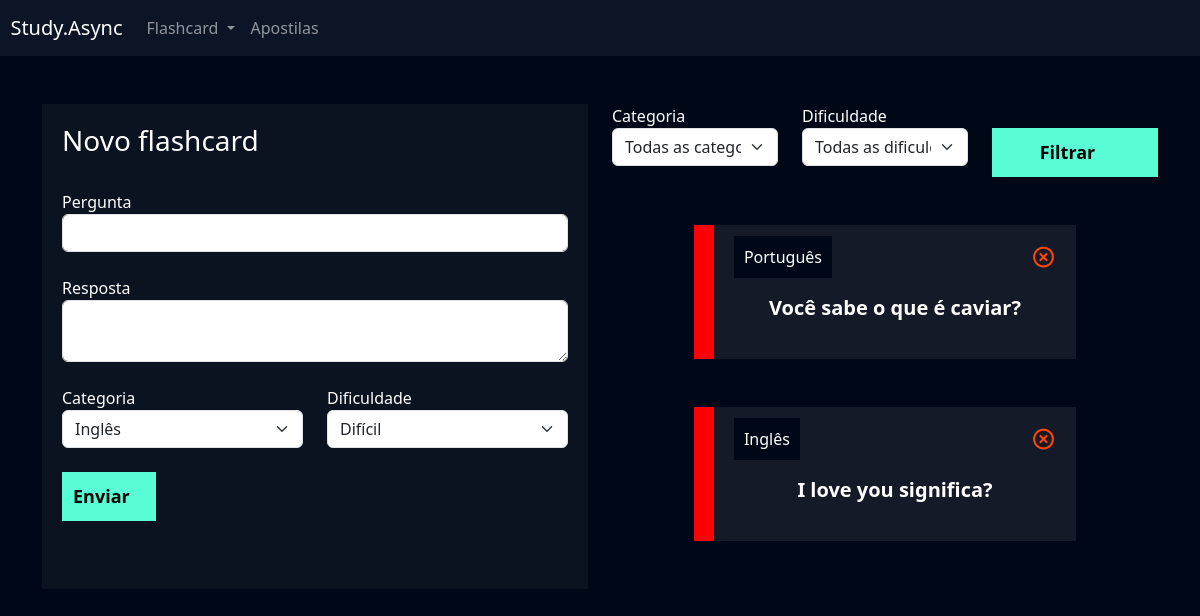
The app's page /flashcards/novo_flashcard/ (signed in), older data.
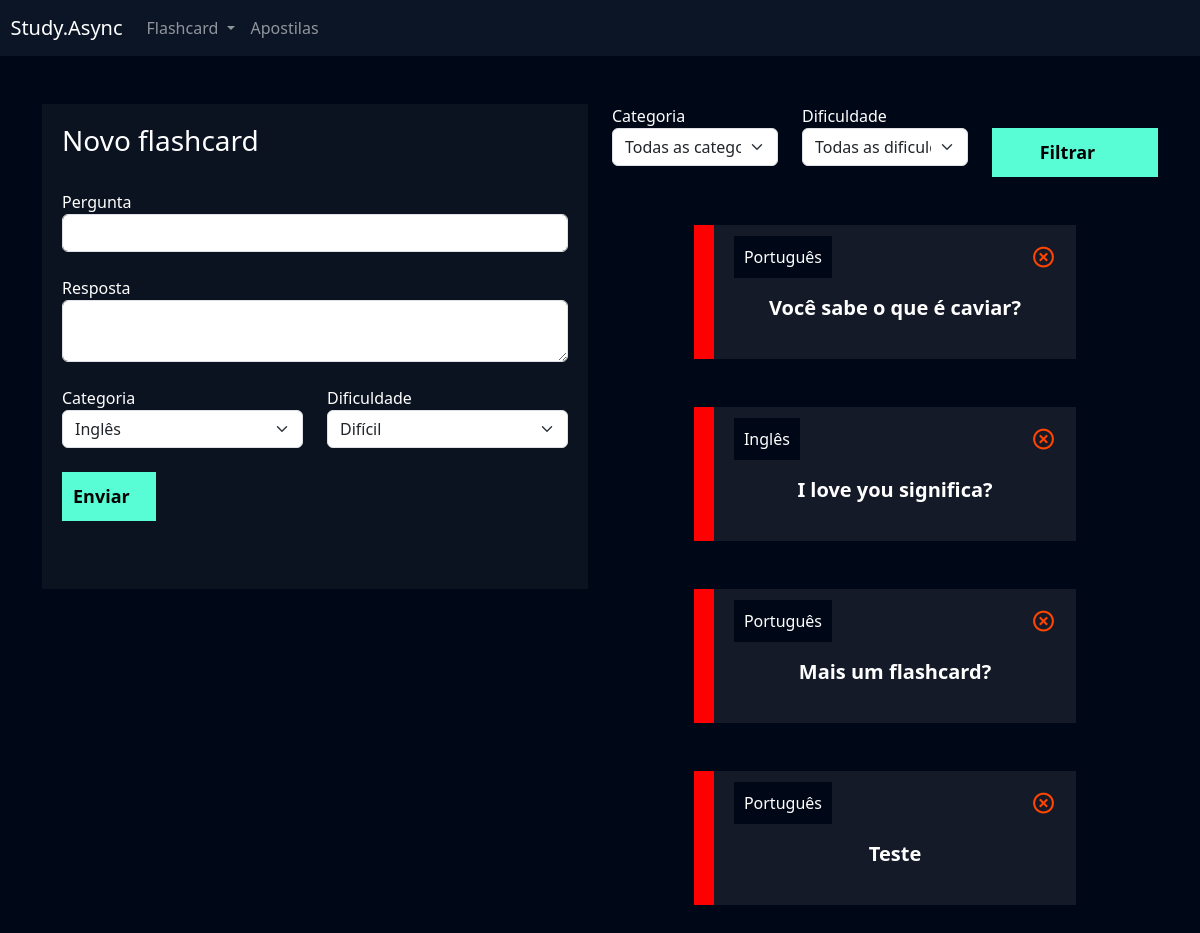
The same page, newer data.
### flashcards/models.py (models this page shows, shortened)
class Flashcard(models.Model):
    DIFICULDADE_CHOICES = (('D', 'Difícil'), ('M', 'Médio'), ('F', 'Fácil'))
    user = models.ForeignKey(User, on_delete=models.DO_NOTHING)
    pergunta = models.CharField(max_length=100)
    resposta = models.TextField()
    categoria = models.ForeignKey(Categoria, on_delete=models.DO_NOTHING)
    dificuldade = models.CharField(max_length=1, choices=DIFICULDADE_CHOICES)
    @property
    def css_dificuldade(self):
        if self.dificuldade == "F":
            return 'flashcard-facil'
        elif self.dificuldade == "M":
            return 'flashcard-medio'
        return 'flashcard-dificil'

class Categoria(models.Model):
    nome = models.CharField(max_length=20)

### flashcards/views.py (the view, shortened to what this page needs)
# urls.py: path('novo_flashcard/', views.novo_flashcard, name='novo_flashcard'),
def novo_flashcard(request):
    if not request.user.is_authenticated:
        return redirect('/usuarios/login')
    if request.method == 'GET':
        categoria = request.GET.get('categoria')
        dificuldade = request.GET.get('dificuldade')
        flashcards = Flashcard.objects.filter(user=request.user)
        if categoria:
            flashcards = flashcards.filter(categoria_id=categoria)
        if dificuldade:
            flashcards = flashcards.filter(dificuldade=dificuldade)
        return render(
            request,
            'novo_flashcard.html',
            {
                'categorias': Categoria.objects.all(),
                'dificuldades': Flashcard.DIFICULDADE_CHOICES,
                'flashcards': flashcards
            }
        )

### flashcards/templates/novo_flashcard.html (shortened to what this page needs)
{% extends "base.html" %}
{% load static %}
{% block 'cabecalho' %}
    <link href="{% static 'usuarios/css/cadastro.css' %}" rel="stylesheet">
    <link href="{% static 'flashcard/css/novo_flashcard.css' %}" rel="stylesheet">
    <link href='https://unpkg.com/boxicons@2.1.4/css/boxicons.min.css' rel='stylesheet'>
{% endblock 'cabecalho' %}
{% block 'conteudo' %}
    <div class="container">
        <br>
        <br>
        <div class="row">
            <div class="col-md">
                <div class="box-form">
                    <form action="{% url 'novo_flashcard' %}" method="POST"> {% csrf_token %}
                        <h3>Novo flashcard</h3>
                        <br>
                        <label>Pergunta</label>
                        <input type="text" class="form-control" name="pergunta">
                        <br>
                        <label>Resposta</label>
                        <textarea class="form-control" name="resposta"></textarea>
                        <br>
                        <div class="row">
                            <div class="col-md">
                                <label for="">Categoria</label>
                                <select name="categoria" class="form-select">
                                    {% for categoria in categorias %}
                                        <option value="{{ categoria.id }}">{{ categoria.nome }}</option>
                                    {% endfor %}
                                </select>
                            </div>
                            <div class="col-md">
                                <label for="">Dificuldade</label>
                                <select class="form-select" name="dificuldade">
                                    {% for dificuldade in dificuldades %}
                                        <option value="{{ dificuldade.0 }}">{{ dificuldade.1 }}</option>
                                    {% endfor %}
                                </select>
                            </div>
                        </div>
                        <br>
                        <input type="submit" value="Enviar" class="btn-cadastro">
                        <br>
                        <br>
                        <br>
                    </form>
                </div>
            </div>
            <div class="col-md">
                <form action="{% url 'novo_flashcard' %}" method="GET"> {% csrf_token %}
                    <div class="row">
                        <div class="col-md">
                            <label for="">Categoria</label>
                            <select name="categoria" id="" class="form-select">
                                <option value="">Todas as categorias</option>
                            </select>
                        </div>
                        <div class="col-md">
                            <label for="">Dificuldade</label>
                            <select name="dificuldade" id="" class="form-select">
                                <option value="">Todas as dificuldades</option>
                            </select>
                        </div>
                        <div class="col-md">
                            <br>
                            <input type="submit" style="width: 100%" value="Filtrar" class="btn-cadastro">
                        </div>
                    </div>
                </form>
                <br>
                <br>
                    {% for flashcard in flashcards %}
                        <div class="box-new-flashcard" onclick="flipCard('resposta-{{ flashcard.id }}');">
                            <div class="flashcard {{ flashcard.css_dificuldade }}">
                                <div class="flashcard-categoria">
                                    {{ flashcard.categoria.nome }}
                                </div>
                                <a href="{% url 'del_flashcard' flashcard.id %}"><i class='icone-exit bx bx-x-circle'></i></a>
                                <br>
                                <br>
                                <div class="flashcard-box-item">
                                    <p class="flashcard-item">{{ flashcard.pergunta }}</p>
                                </div>
                            </div>
                        </div>
                        <br>
                        <br>
                    {% endfor %}
            </div>
        </div>
    </div>
{% endblock 'conteudo' %}

### templates/base.html (shortened to what this page needs)
{% load static %}
<!doctype html>
<html lang="en">
    <head>
        <link href="https://cdn.jsdelivr.net/npm/bootstrap@5.3.2/dist/css/bootstrap.min.css" rel="stylesheet">
        <link rel="stylesheet" href="{% static 'geral/css/base.css' %}">
        {% block 'cabecalho' %} {% endblock %}
    </head>
    <body>
        <nav style="background-color: var(--main-color)" class="navbar navbar-expand-lg navbar-dark">
            <a class="navbar-brand" href="#">&nbsp&nbspStudy.Async</a>
            <div class="collapse navbar-collapse" id="navbarNav">
                <ul class="navbar-nav">
                    <li class="nav-item dropdown">
                        <a class="nav-link dropdown-toggle" href="#" id="navbarDropdown" role="button" data-bs-toggle="dropdown" aria-expanded="false">
                            Flashcard
                        </a>
                    </li>
                    <li class="nav-item">
                        <a class="nav-link" href="">Apostilas</a>
                    </li>
                </ul>
            </div>
        </nav>
        {% block 'conteudo' %}{% endblock %}
    </body>
</html>

### templates/static/geral/css/base.css (style rules this page uses)
:root { --main-color: #0b1526; --dark-color: #000716; --secondary-dark-color: rgb(15, 2, 26); --light-color: #00c1f3; --contrast-color: #f4c96b; --differential-color: #58fcd5; }
body { background-color: var(--dark-color) !important; color: white !important; }

### templates/static/usuarios/css/cadastro.css (style rules this page uses)
* { margin: 0; padding: 0; }
.box-form { padding: 20px; background-color: rgba(217,217,217, .05); color: white !important; }
.btn-cadastro { padding: 10px; background-color: #58fcd5; border: none; border: 1px solid #58fcd5; font-size: 18px; font-weight: bold; AULA 1 6 padding-left: 25px; padding-right: 25px; }

### templates/static/flashcard/css/novo_flashcard.css (style rules this page uses)
.box-new-flashcard { width: 70%; margin: auto; }
.flashcard { background-color: rgba(255, 255, 255, 0.08); padding: 20px; }
.flashcard-box-item { text-align: center; }
.flashcard p { font-size: 20px; font-weight: bold; cursor: pointer; }
.flashcard-dificil { border-left: 20px solid #FE0000; }
.flashcard-categoria { background-color: var(--dark-color); display: inline; padding: 10px; }
.icone-exit { float: right; font-size: 25px; color: orangered; }

Row changes from the older to the newer data that the page shows:
added Flashcard: categoria.nome "Português", pergunta "Mais um flashcard?"
added Flashcard: categoria.nome "Português", pergunta "Teste"
